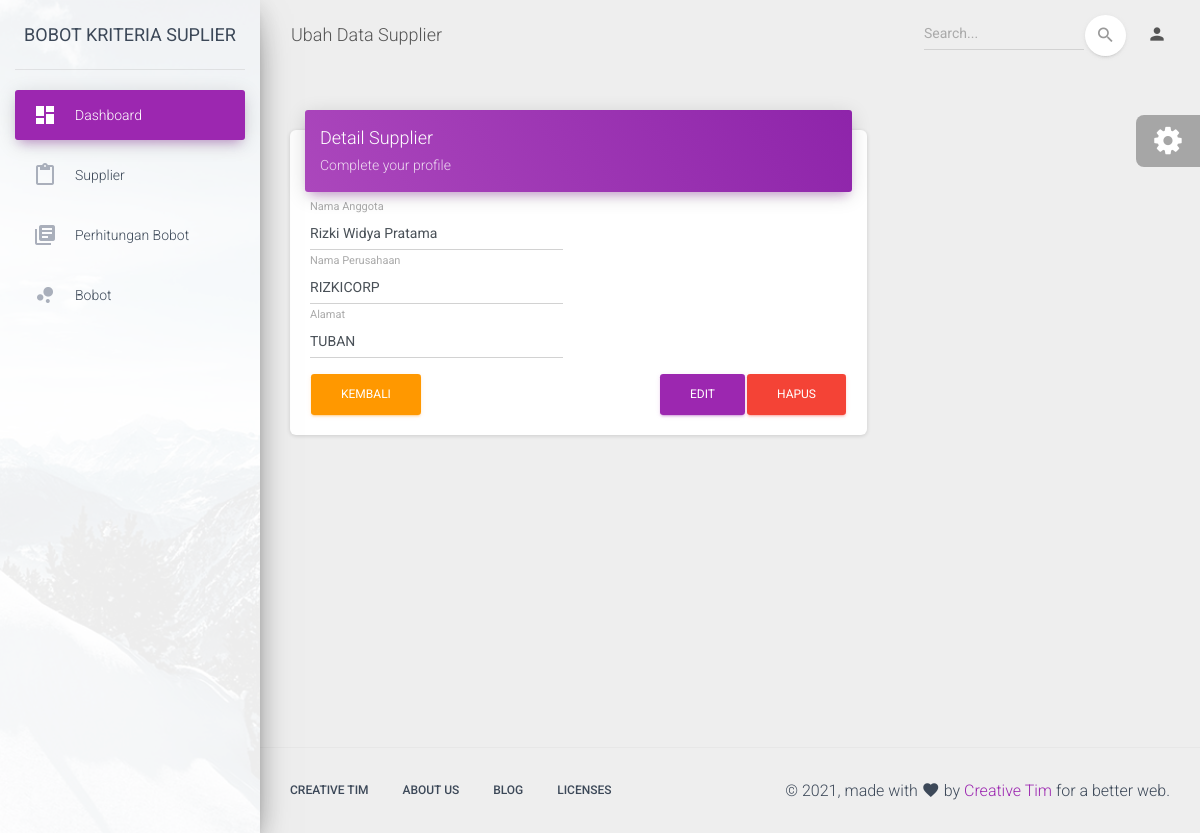
The app's page /welcome/update_supplier/277 with its own data.
### tables this page shows
CREATE TABLE `tb_supplier` (
  `id_anggota` int(11) NOT NULL,
  `nama_anggota` varchar(255) NOT NULL,
  `nama_perusahaan` varchar(255) NOT NULL,
  `alamat` text NOT NULL
);

### application/controllers/Welcome.php (called while the page is built, shortened)
<?php
class Welcome extends CI_Controller
{
	public function __construct()
	{
		$this->load->model("supplier_model");
	}
	public function update_supplier($id)
	{
		$data['title'] = 'Ubah Data Supplier';
		$data['supplier'] = $this->db->get_where('tb_supplier', ['id_anggota' => $id])->row_array();
		$this->load->view('_partials/head', $data);
		$this->load->view('_partials/sidebar', $data);
		$this->load->view('_partials/topbar', $data);
		$this->load->view('update_supplier', $data);
		$this->load->view('_partials/foot', $data);
	}
}

### index.php (called while the page is built, shortened)
<?php
require_once BASEPATH.'core/CodeIgniter.php';

### application/views/update_supplier.php (the view, shortened to what this page needs)
            <div class="content">
                <div class="container-fluid">
                    <div class="row">
                        <div class="col-md-8">
                            <div class="card">
                                <div class="card-header card-header-primary">
                                    <h4 class="card-title">Detail Supplier</h4>
                                    <p class="card-category">Complete your profile</p>
                                </div>
                                <div class="card-body">
                                    <form method="post" action="<?= base_url('welcome/edit_supplier') ?>">
                                        <div class="row">
                                            <div class="col-md-6">
                                                <div class="form-group">
                                                    <label class="bmd-label-floating">Nama Anggota</label>
                                                    <input type="text" name="nama_anggota" class="form-control" value="<?= $supplier['nama_anggota']; ?>">
                                                </div>
                                            </div>
                                        </div>
                                        <div class="row">
                                            <div class="col-md-6">
                                                <div class="form-group">
                                                    <label class="bmd-label-floating">Nama Perusahaan</label>
                                                    <input type="text" name="nama_perusahaan" class="form-control" value="<?= $supplier['nama_perusahaan']; ?>">
                                                </div>
                                            </div>
                                        </div>
                                        <div class="row">
                                            <div class="col-md-6">
                                                <div class="form-group">
                                                    <label class="bmd-label-floating">Alamat</label>
                                                    <input type="text" name="alamat" class="form-control" value="<?= $supplier['alamat']; ?>">
                                                </div>
                                            </div>
                                        </div>
                                        <button type="button" class="btn btn-danger pull-right"  data-toggle="modal" data-target="#yakinhapus">HAPUS</button>
                                        <button type="submit" class="btn btn-primary pull-right">EDIT</button>
                                        <a class="btn btn-warning" href="<?= base_url('welcome/supplier') ?>">KEMBALI</a>
                                    </form>
</div>
                                </div>
                            </div>
                        </div>
                    </div>
                </div>
            </div>

### records on screen
tb_supplier: nama_anggota "Rizki Widya Pratama", nama_perusahaan "RIZKICORP", alamat "TUBAN"

### other values on screen
$title "Ubah Data Supplier"
